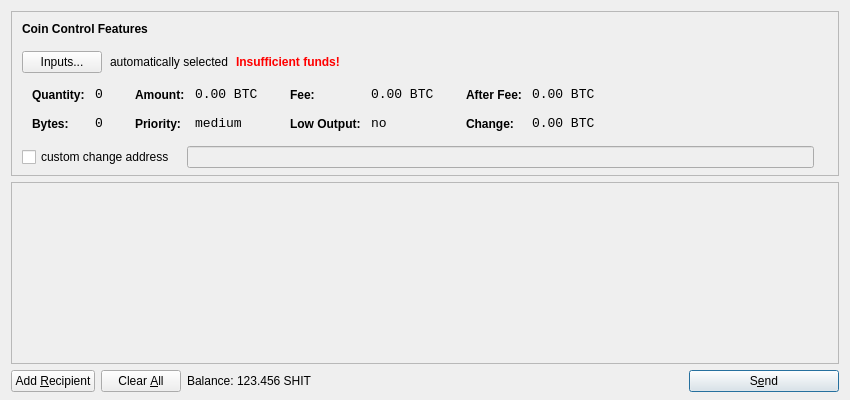
<?xml version="1.0" encoding="UTF-8"?>
<ui version="4.0">
 <class>SendCoinsDialog</class>
 <widget class="QDialog" name="SendCoinsDialog">
  <property name="geometry">
   <rect>
    <x>0</x>
    <y>0</y>
    <width>850</width>
    <height>400</height>
   </rect>
  </property>
  <property name="windowTitle">
   <string>Send Coins</string>
  </property>
  <layout class="QVBoxLayout" name="verticalLayout" stretch="0,1,0">
   <property name="bottomMargin">
    <number>8</number>
   </property>
   <item>
    <widget class="QFrame" name="frameCoinControl">
     <property name="sizePolicy">
      <sizepolicy hsizetype="Expanding" vsizetype="Expanding">
       <horstretch>0</horstretch>
       <verstretch>0</verstretch>
      </sizepolicy>
     </property>
     <property name="maximumSize">
      <size>
       <width>16777215</width>
       <height>16777215</height>
      </size>
     </property>
     <property name="frameShape">
      <enum>QFrame::StyledPanel</enum>
     </property>
     <property name="frameShadow">
      <enum>QFrame::Sunken</enum>
     </property>
     <layout class="QVBoxLayout" name="verticalLayoutCoinControl2">
      <property name="spacing">
       <number>-1</number>
      </property>
      <property name="leftMargin">
       <number>0</number>
      </property>
      <property name="topMargin">
       <number>0</number>
      </property>
      <property name="rightMargin">
       <number>0</number>
      </property>
      <property name="bottomMargin">
       <number>6</number>
      </property>
      <item>
       <layout class="QVBoxLayout" name="verticalLayoutCoinControl" stretch="0,0,0,0,1">
        <property name="spacing">
         <number>0</number>
        </property>
        <property name="leftMargin">
         <number>10</number>
        </property>
        <property name="topMargin">
         <number>10</number>
        </property>
        <item>
         <layout class="QHBoxLayout" name="horizontalLayoutCoinControl1">
          <property name="bottomMargin">
           <number>15</number>
          </property>
          <item>
           <widget class="QLabel" name="labelCoinControlFeatures">
            <property name="sizePolicy">
             <sizepolicy hsizetype="Preferred" vsizetype="Maximum">
              <horstretch>0</horstretch>
              <verstretch>0</verstretch>
             </sizepolicy>
            </property>
            <property name="font">
             <font>
              <weight>75</weight>
              <bold>true</bold>
             </font>
            </property>
            <property name="styleSheet">
             <string notr="true">font-weight:bold;</string>
            </property>
            <property name="text">
             <string>Coin Control Features</string>
            </property>
           </widget>
          </item>
         </layout>
        </item>
        <item>
         <layout class="QHBoxLayout" name="horizontalLayoutCoinControl2" stretch="0,0,0,0">
          <property name="spacing">
           <number>8</number>
          </property>
          <property name="bottomMargin">
           <number>10</number>
          </property>
          <item>
           <widget class="QPushButton" name="pushButtonCoinControl">
            <property name="styleSheet">
             <string notr="true"/>
            </property>
            <property name="text">
             <string>Inputs...</string>
            </property>
           </widget>
          </item>
          <item>
           <widget class="QLabel" name="labelCoinControlAutomaticallySelected">
            <property name="text">
             <string>automatically selected</string>
            </property>
            <property name="margin">
             <number>5</number>
            </property>
           </widget>
          </item>
          <item>
           <widget class="QLabel" name="labelCoinControlInsuffFunds">
            <property name="font">
             <font>
              <weight>75</weight>
              <bold>true</bold>
             </font>
            </property>
            <property name="styleSheet">
             <string notr="true">color:red;font-weight:bold;</string>
            </property>
            <property name="text">
             <string>Insufficient funds!</string>
            </property>
            <property name="margin">
             <number>5</number>
            </property>
           </widget>
          </item>
          <item>
           <spacer name="horizontalSpacerCoinControl">
            <property name="orientation">
             <enum>Qt::Horizontal</enum>
            </property>
            <property name="sizeHint" stdset="0">
             <size>
              <width>40</width>
              <height>1</height>
             </size>
            </property>
           </spacer>
          </item>
         </layout>
        </item>
        <item>
         <widget class="QWidget" name="widgetCoinControl" native="true">
          <property name="sizePolicy">
           <sizepolicy hsizetype="Preferred" vsizetype="Preferred">
            <horstretch>0</horstretch>
            <verstretch>0</verstretch>
           </sizepolicy>
          </property>
          <property name="minimumSize">
           <size>
            <width>0</width>
            <height>0</height>
           </size>
          </property>
          <property name="styleSheet">
           <string notr="true"/>
          </property>
          <layout class="QHBoxLayout" name="horizontalLayoutCoinControl5">
           <property name="margin">
            <number>0</number>
           </property>
           <item>
            <layout class="QHBoxLayout" name="horizontalLayoutCoinControl3" stretch="0,0,0,1">
             <property name="spacing">
              <number>20</number>
             </property>
             <property name="topMargin">
              <number>0</number>
             </property>
             <property name="bottomMargin">
              <number>10</number>
             </property>
             <item>
              <layout class="QFormLayout" name="formLayoutCoinControl1">
               <property name="horizontalSpacing">
                <number>10</number>
               </property>
               <property name="verticalSpacing">
                <number>14</number>
               </property>
               <property name="leftMargin">
                <number>10</number>
               </property>
               <property name="topMargin">
                <number>4</number>
               </property>
               <property name="rightMargin">
                <number>6</number>
               </property>
               <item row="0" column="0">
                <widget class="QLabel" name="labelCoinControlQuantityText">
                 <property name="styleSheet">
                  <string notr="true">font-weight:bold;</string>
                 </property>
                 <property name="text">
                  <string>Quantity:</string>
                 </property>
                 <property name="margin">
                  <number>0</number>
                 </property>
                </widget>
               </item>
               <item row="0" column="1">
                <widget class="QLabel" name="labelCoinControlQuantity">
                 <property name="font">
                  <font>
                   <family>Monospace</family>
                   <pointsize>10</pointsize>
                  </font>
                 </property>
                 <property name="cursor">
                  <cursorShape>IBeamCursor</cursorShape>
                 </property>
                 <property name="contextMenuPolicy">
                  <enum>Qt::ActionsContextMenu</enum>
                 </property>
                 <property name="text">
                  <string notr="true">0</string>
                 </property>
                 <property name="margin">
                  <number>0</number>
                 </property>
                 <property name="textInteractionFlags">
                  <set>Qt::LinksAccessibleByMouse|Qt::TextSelectableByKeyboard|Qt::TextSelectableByMouse</set>
                 </property>
                </widget>
               </item>
               <item row="1" column="0">
                <widget class="QLabel" name="labelCoinControlBytesText">
                 <property name="styleSheet">
                  <string notr="true">font-weight:bold;</string>
                 </property>
                 <property name="text">
                  <string>Bytes:</string>
                 </property>
                </widget>
               </item>
               <item row="1" column="1">
                <widget class="QLabel" name="labelCoinControlBytes">
                 <property name="font">
                  <font>
                   <family>Monospace</family>
                   <pointsize>10</pointsize>
                  </font>
                 </property>
                 <property name="cursor">
                  <cursorShape>IBeamCursor</cursorShape>
                 </property>
                 <property name="contextMenuPolicy">
                  <enum>Qt::ActionsContextMenu</enum>
                 </property>
                 <property name="text">
                  <string notr="true">0</string>
                 </property>
                 <property name="textInteractionFlags">
                  <set>Qt::LinksAccessibleByMouse|Qt::TextSelectableByKeyboard|Qt::TextSelectableByMouse</set>
                 </property>
                </widget>
               </item>
              </layout>
             </item>
             <item>
              <layout class="QFormLayout" name="formLayoutCoinControl2">
               <property name="horizontalSpacing">
                <number>10</number>
               </property>
               <property name="verticalSpacing">
                <number>14</number>
               </property>
               <property name="leftMargin">
                <number>6</number>
               </property>
               <property name="topMargin">
                <number>4</number>
               </property>
               <property name="rightMargin">
                <number>6</number>
               </property>
               <item row="0" column="0">
                <widget class="QLabel" name="labelCoinControlAmountText">
                 <property name="styleSheet">
                  <string notr="true">font-weight:bold;</string>
                 </property>
                 <property name="text">
                  <string>Amount:</string>
                 </property>
                 <property name="margin">
                  <number>0</number>
                 </property>
                </widget>
               </item>
               <item row="0" column="1">
                <widget class="QLabel" name="labelCoinControlAmount">
                 <property name="font">
                  <font>
                   <family>Monospace</family>
                   <pointsize>10</pointsize>
                  </font>
                 </property>
                 <property name="cursor">
                  <cursorShape>IBeamCursor</cursorShape>
                 </property>
                 <property name="contextMenuPolicy">
                  <enum>Qt::ActionsContextMenu</enum>
                 </property>
                 <property name="text">
                  <string notr="true">0.00 BTC</string>
                 </property>
                 <property name="textInteractionFlags">
                  <set>Qt::LinksAccessibleByMouse|Qt::TextSelectableByKeyboard|Qt::TextSelectableByMouse</set>
                 </property>
                </widget>
               </item>
               <item row="1" column="0">
                <widget class="QLabel" name="labelCoinControlPriorityText">
                 <property name="styleSheet">
                  <string notr="true">font-weight:bold;</string>
                 </property>
                 <property name="text">
                  <string>Priority:</string>
                 </property>
                </widget>
               </item>
               <item row="1" column="1">
                <widget class="QLabel" name="labelCoinControlPriority">
                 <property name="font">
                  <font>
                   <family>Monospace</family>
                   <pointsize>10</pointsize>
                  </font>
                 </property>
                 <property name="cursor">
                  <cursorShape>IBeamCursor</cursorShape>
                 </property>
                 <property name="contextMenuPolicy">
                  <enum>Qt::ActionsContextMenu</enum>
                 </property>
                 <property name="text">
                  <string>medium</string>
                 </property>
                 <property name="textInteractionFlags">
                  <set>Qt::LinksAccessibleByMouse|Qt::TextSelectableByKeyboard|Qt::TextSelectableByMouse</set>
                 </property>
                </widget>
               </item>
              </layout>
             </item>
             <item>
              <layout class="QFormLayout" name="formLayoutCoinControl3">
               <property name="horizontalSpacing">
                <number>10</number>
               </property>
               <property name="verticalSpacing">
                <number>14</number>
               </property>
               <property name="leftMargin">
                <number>6</number>
               </property>
               <property name="topMargin">
                <number>4</number>
               </property>
               <property name="rightMargin">
                <number>6</number>
               </property>
               <item row="0" column="0">
                <widget class="QLabel" name="labelCoinControlFeeText">
                 <property name="styleSheet">
                  <string notr="true">font-weight:bold;</string>
                 </property>
                 <property name="text">
                  <string>Fee:</string>
                 </property>
                 <property name="margin">
                  <number>0</number>
                 </property>
                </widget>
               </item>
               <item row="0" column="1">
                <widget class="QLabel" name="labelCoinControlFee">
                 <property name="font">
                  <font>
                   <family>Monospace</family>
                   <pointsize>10</pointsize>
                  </font>
                 </property>
                 <property name="cursor">
                  <cursorShape>IBeamCursor</cursorShape>
                 </property>
                 <property name="contextMenuPolicy">
                  <enum>Qt::ActionsContextMenu</enum>
                 </property>
                 <property name="text">
                  <string notr="true">0.00 BTC</string>
                 </property>
                 <property name="textInteractionFlags">
                  <set>Qt::LinksAccessibleByMouse|Qt::TextSelectableByKeyboard|Qt::TextSelectableByMouse</set>
                 </property>
                </widget>
               </item>
               <item row="1" column="0">
                <widget class="QLabel" name="labelCoinControlLowOutputText">
                 <property name="styleSheet">
                  <string notr="true">font-weight:bold;</string>
                 </property>
                 <property name="text">
                  <string>Low Output:</string>
                 </property>
                </widget>
               </item>
               <item row="1" column="1">
                <widget class="QLabel" name="labelCoinControlLowOutput">
                 <property name="font">
                  <font>
                   <family>Monospace</family>
                   <pointsize>10</pointsize>
                  </font>
                 </property>
                 <property name="cursor">
                  <cursorShape>IBeamCursor</cursorShape>
                 </property>
                 <property name="contextMenuPolicy">
                  <enum>Qt::ActionsContextMenu</enum>
                 </property>
                 <property name="text">
                  <string>no</string>
                 </property>
                 <property name="textInteractionFlags">
                  <set>Qt::LinksAccessibleByMouse|Qt::TextSelectableByKeyboard|Qt::TextSelectableByMouse</set>
                 </property>
                </widget>
               </item>
              </layout>
             </item>
             <item>
              <layout class="QFormLayout" name="formLayoutCoinControl4">
               <property name="horizontalSpacing">
                <number>10</number>
               </property>
               <property name="verticalSpacing">
                <number>14</number>
               </property>
               <property name="leftMargin">
                <number>6</number>
               </property>
               <property name="topMargin">
                <number>4</number>
               </property>
               <property name="rightMargin">
                <number>6</number>
               </property>
               <item row="0" column="0">
                <widget class="QLabel" name="labelCoinControlAfterFeeText">
                 <property name="styleSheet">
                  <string notr="true">font-weight:bold;</string>
                 </property>
                 <property name="text">
                  <string>After Fee:</string>
                 </property>
                 <property name="margin">
                  <number>0</number>
                 </property>
                </widget>
               </item>
               <item row="0" column="1">
                <widget class="QLabel" name="labelCoinControlAfterFee">
                 <property name="font">
                  <font>
                   <family>Monospace</family>
                   <pointsize>10</pointsize>
                  </font>
                 </property>
                 <property name="cursor">
                  <cursorShape>IBeamCursor</cursorShape>
                 </property>
                 <property name="contextMenuPolicy">
                  <enum>Qt::ActionsContextMenu</enum>
                 </property>
                 <property name="text">
                  <string notr="true">0.00 BTC</string>
                 </property>
                 <property name="textInteractionFlags">
                  <set>Qt::LinksAccessibleByMouse|Qt::TextSelectableByKeyboard|Qt::TextSelectableByMouse</set>
                 </property>
                </widget>
               </item>
               <item row="1" column="0">
                <widget class="QLabel" name="labelCoinControlChangeText">
                 <property name="styleSheet">
                  <string notr="true">font-weight:bold;</string>
                 </property>
                 <property name="text">
                  <string>Change:</string>
                 </property>
                </widget>
               </item>
               <item row="1" column="1">
                <widget class="QLabel" name="labelCoinControlChange">
                 <property name="font">
                  <font>
                   <family>Monospace</family>
                   <pointsize>10</pointsize>
                  </font>
                 </property>
                 <property name="cursor">
                  <cursorShape>IBeamCursor</cursorShape>
                 </property>
                 <property name="contextMenuPolicy">
                  <enum>Qt::ActionsContextMenu</enum>
                 </property>
                 <property name="text">
                  <string notr="true">0.00 BTC</string>
                 </property>
                 <property name="textInteractionFlags">
                  <set>Qt::LinksAccessibleByMouse|Qt::TextSelectableByKeyboard|Qt::TextSelectableByMouse</set>
                 </property>
                </widget>
               </item>
              </layout>
             </item>
            </layout>
           </item>
          </layout>
         </widget>
        </item>
        <item>
         <layout class="QHBoxLayout" name="horizontalLayoutCoinControl4" stretch="0,0,0">
          <property name="spacing">
           <number>12</number>
          </property>
          <property name="sizeConstraint">
           <enum>QLayout::SetDefaultConstraint</enum>
          </property>
          <property name="topMargin">
           <number>5</number>
          </property>
          <property name="rightMargin">
           <number>5</number>
          </property>
          <item>
           <widget class="QCheckBox" name="checkBoxCoinControlChange">
            <property name="text">
             <string>custom change address</string>
            </property>
           </widget>
          </item>
          <item>
           <widget class="QLineEdit" name="lineEditCoinControlChange">
            <property name="enabled">
             <bool>false</bool>
            </property>
            <property name="sizePolicy">
             <sizepolicy hsizetype="Expanding" vsizetype="Fixed">
              <horstretch>0</horstretch>
              <verstretch>0</verstretch>
             </sizepolicy>
            </property>
           </widget>
          </item>
          <item>
           <widget class="QLabel" name="labelCoinControlChangeLabel">
            <property name="sizePolicy">
             <sizepolicy hsizetype="Preferred" vsizetype="Expanding">
              <horstretch>0</horstretch>
              <verstretch>0</verstretch>
             </sizepolicy>
            </property>
            <property name="minimumSize">
             <size>
              <width>0</width>
              <height>0</height>
             </size>
            </property>
            <property name="text">
             <string/>
            </property>
            <property name="margin">
             <number>3</number>
            </property>
           </widget>
          </item>
         </layout>
        </item>
        <item>
         <spacer name="verticalSpacerCoinControl">
          <property name="orientation">
           <enum>Qt::Vertical</enum>
          </property>
          <property name="sizeHint" stdset="0">
           <size>
            <width>800</width>
            <height>1</height>
           </size>
          </property>
         </spacer>
        </item>
       </layout>
      </item>
     </layout>
    </widget>
   </item>
   <item>
    <widget class="QScrollArea" name="scrollArea">
     <property name="widgetResizable">
      <bool>true</bool>
     </property>
     <widget class="QWidget" name="scrollAreaWidgetContents">
      <property name="geometry">
       <rect>
        <x>0</x>
        <y>0</y>
        <width>830</width>
        <height>165</height>
       </rect>
      </property>
      <layout class="QVBoxLayout" name="verticalLayout_2">
       <property name="margin">
        <number>0</number>
       </property>
       <item>
        <layout class="QVBoxLayout" name="entries">
         <property name="spacing">
          <number>6</number>
         </property>
        </layout>
       </item>
       <item>
        <spacer name="verticalSpacer">
         <property name="orientation">
          <enum>Qt::Vertical</enum>
         </property>
         <property name="sizeHint" stdset="0">
          <size>
           <width>20</width>
           <height>40</height>
          </size>
         </property>
        </spacer>
       </item>
      </layout>
     </widget>
    </widget>
   </item>
   <item>
    <layout class="QHBoxLayout" name="horizontalLayout">
     <item>
      <widget class="QPushButton" name="addButton">
       <property name="toolTip">
        <string>Send to multiple recipients at once</string>
       </property>
       <property name="text">
        <string>Add &amp;Recipient</string>
       </property>
       <property name="icon">
        <iconset resource="../bitcoin.qrc">
         <normaloff>:/icons/add</normaloff>:/icons/add</iconset>
       </property>
       <property name="autoDefault">
        <bool>false</bool>
       </property>
      </widget>
     </item>
     <item>
      <widget class="QPushButton" name="clearButton">
       <property name="sizePolicy">
        <sizepolicy hsizetype="Minimum" vsizetype="Fixed">
         <horstretch>0</horstretch>
         <verstretch>0</verstretch>
        </sizepolicy>
       </property>
       <property name="toolTip">
        <string>Remove all transaction fields</string>
       </property>
       <property name="text">
        <string>Clear &amp;All</string>
       </property>
       <property name="icon">
        <iconset resource="../bitcoin.qrc">
         <normaloff>:/icons/remove</normaloff>:/icons/remove</iconset>
       </property>
       <property name="autoRepeatDelay">
        <number>300</number>
       </property>
       <property name="autoDefault">
        <bool>false</bool>
       </property>
      </widget>
     </item>
     <item>
      <layout class="QHBoxLayout" name="horizontalLayout_2">
       <property name="spacing">
        <number>3</number>
       </property>
       <item>
        <widget class="QLabel" name="label">
         <property name="text">
          <string>Balance:</string>
         </property>
        </widget>
       </item>
       <item>
        <widget class="QLabel" name="labelBalance">
         <property name="cursor">
          <cursorShape>IBeamCursor</cursorShape>
         </property>
         <property name="text">
          <string>123.456 SHIT</string>
         </property>
         <property name="textInteractionFlags">
          <set>Qt::LinksAccessibleByMouse|Qt::TextSelectableByKeyboard|Qt::TextSelectableByMouse</set>
         </property>
        </widget>
       </item>
      </layout>
     </item>
     <item>
      <spacer name="horizontalSpacer">
       <property name="orientation">
        <enum>Qt::Horizontal</enum>
       </property>
       <property name="sizeHint" stdset="0">
        <size>
         <width>40</width>
         <height>20</height>
        </size>
       </property>
      </spacer>
     </item>
     <item>
      <widget class="QPushButton" name="sendButton">
       <property name="minimumSize">
        <size>
         <width>150</width>
         <height>0</height>
        </size>
       </property>
       <property name="toolTip">
        <string>Confirm the send action</string>
       </property>
       <property name="text">
        <string>S&amp;end</string>
       </property>
       <property name="icon">
        <iconset resource="../bitcoin.qrc">
         <normaloff>:/icons/send</normaloff>:/icons/send</iconset>
       </property>
       <property name="default">
        <bool>true</bool>
       </property>
      </widget>
     </item>
    </layout>
   </item>
  </layout>
 </widget>
 <resources>
  <include location="../bitcoin.qrc"/>
 </resources>
 <connections/>
</ui>
